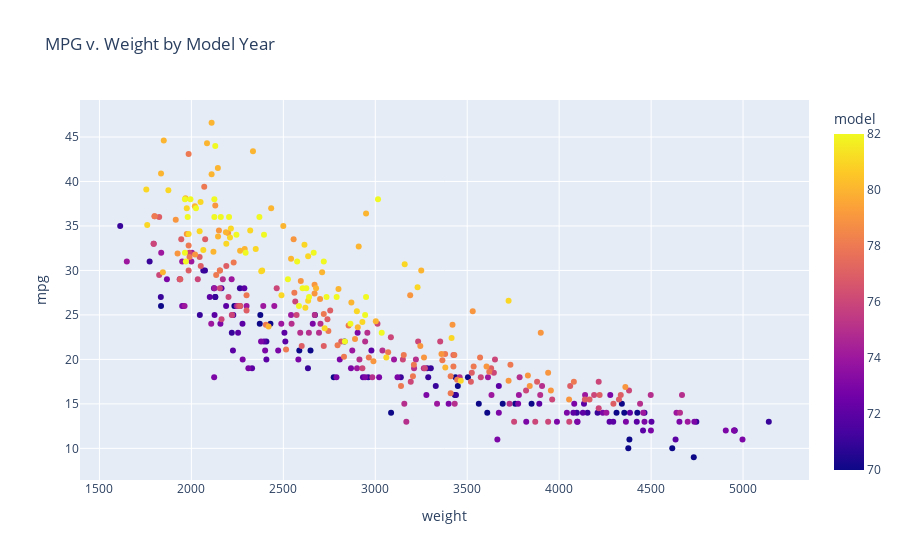

Notebook cell for this chart:
### Code cell
#This figure shows the weight to MPG comparison by vehicle
fig = px.scatter(df3,title='MPG v. Weight by Model Year', x='weight', y='mpg', color='model', hover_data=['vehicle name'])
fig.show()

### Figure 1 — Plotly figure (JSON) as saved in the notebook; plotly's stock layout.template omitted (floating-point values rounded to 4 significant figures; data arrays with more than 128 entries replaced by an {"elided": "..."} marker saying what was removed)
{"data": [{"customdata": {"elided": "398x1 str values"}, "hovertemplate": "weight=%{x}<br>mpg=%{y}<br>vehicle name=%{customdata[0]}<br>model=%{marker.color}<extra></extra>", "legendgroup": "", "marker": {"color": {"elided": "398 int values"}, "coloraxis": "coloraxis", "symbol": "circle"}, "mode": "markers", "name": "", "orientation": "v", "showlegend": false, "type": "scatter", "x": {"elided": "398 int values"}, "xaxis": "x", "y": {"elided": "398 float values"}, "yaxis": "y"}], "layout": {"coloraxis": {"colorbar": {"title": {"text": "model"}}, "colorscale": [[0, "#0d0887"], [0.1111, "#46039f"], [0.2222, "#7201a8"], [0.3333, "#9c179e"], [0.4444, "#bd3786"], [0.5556, "#d8576b"], [0.6667, "#ed7953"], [0.7778, "#fb9f3a"], [0.8889, "#fdca26"], [1, "#f0f921"]]}, "legend": {"tracegroupgap": 0}, "title": {"text": "MPG v. Weight by Model Year"}, "xaxis": {"anchor": "y", "domain": [0, 1], "title": {"text": "weight"}}, "yaxis": {"anchor": "x", "domain": [0, 1], "title": {"text": "mpg"}}}}
